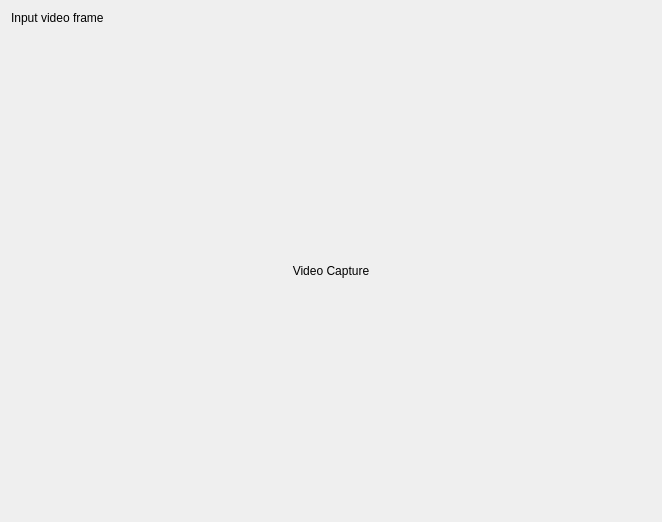
<?xml version="1.0" encoding="UTF-8"?>
<ui version="4.0">
 <class>CaptureWindow</class>
 <widget class="QDialog" name="CaptureWindow">
  <property name="geometry">
   <rect>
    <x>0</x>
    <y>0</y>
    <width>658</width>
    <height>518</height>
   </rect>
  </property>
  <property name="windowTitle">
   <string>Dialog</string>
  </property>
  <layout class="QVBoxLayout" name="verticalLayout">
   <item>
    <widget class="QLabel" name="textLabel">
     <property name="sizePolicy">
      <sizepolicy hsizetype="Preferred" vsizetype="Preferred">
       <horstretch>0</horstretch>
       <verstretch>0</verstretch>
      </sizepolicy>
     </property>
     <property name="text">
      <string>Input video frame</string>
     </property>
    </widget>
   </item>
   <item>
    <widget class="QLabel" name="capturePixmapLabel">
     <property name="sizePolicy">
      <sizepolicy hsizetype="Expanding" vsizetype="Expanding">
       <horstretch>0</horstretch>
       <verstretch>0</verstretch>
      </sizepolicy>
     </property>
     <property name="minimumSize">
      <size>
       <width>640</width>
       <height>480</height>
      </size>
     </property>
     <property name="text">
      <string>Video Capture</string>
     </property>
     <property name="alignment">
      <set>Qt::AlignCenter</set>
     </property>
    </widget>
   </item>
  </layout>
 </widget>
 <resources/>
 <connections/>
</ui>
